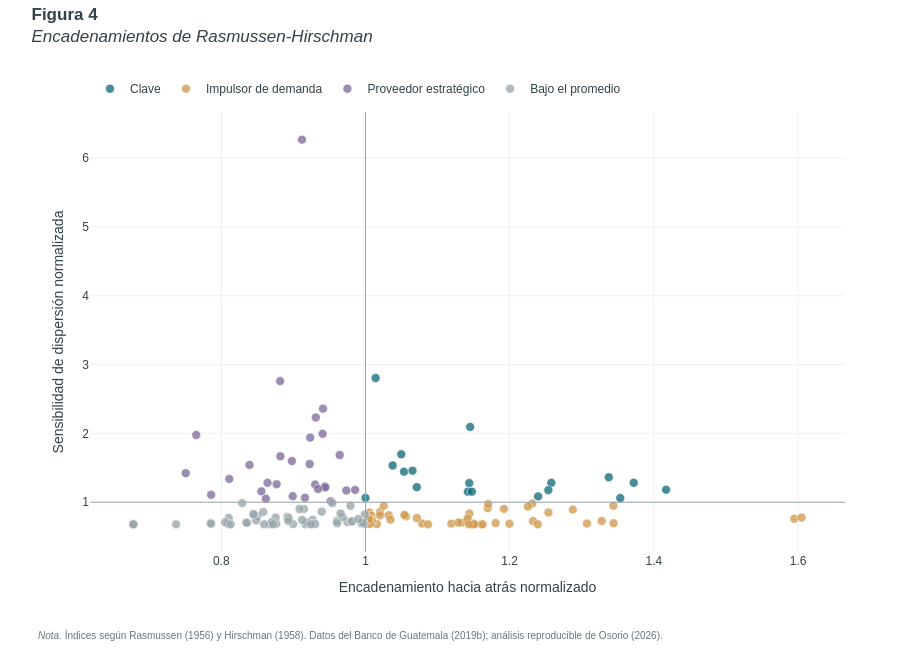

Notebook cell for this chart:
### Markdown cell above
## 3. Encadenamientos productivos

La *inversa de Leontief* resume la producción directa e indirecta necesaria para satisfacer una unidad adicional de demanda final (Leontief, 1936; Miller & Blair, 2022).

$$
\mathbf{L}^{d}=\left(\mathbf{I}-\mathbf{A}^{d}\right)^{-1}
$$

El *índice de poder de dispersión de P. Nørregaard Rasmussen*, que representa el encadenamiento hacia atrás, compara la intensidad de los requerimientos de cada producto con el promedio de la MIP. El *índice de sensibilidad de dispersión de Rasmussen*, asociado con el encadenamiento hacia adelante, compara cuánto aparece cada producto en las respuestas del sistema. En conjunto, ambos se presentan como índices de encadenamiento de Rasmussen-Hirschman, vinculados con los trabajos de P. Nørregaard Rasmussen y Albert O. Hirschman (Hirschman, 1958; Miller & Blair, 2022; Rasmussen, 1956).

$$
BL_j=\frac{\frac{1}{n}\sum_i l_{ij}}
{\frac{1}{n^2}\sum_i\sum_j l_{ij}}
$$

$$
FL_i=\frac{\frac{1}{n}\sum_j l_{ij}}
{\frac{1}{n^2}\sum_i\sum_j l_{ij}}
$$

Los valores superiores a 1 indican una intensidad mayor que el promedio. Estos índices describen la estructura de la MIP; no son efectos causales ni recomendaciones de política.

### Code cell
#@title { display-mode: "form" }
fig = figura_encadenamientos(indicadores)
mostrar_figura(fig, "Figura 4. Encadenamientos de Rasmussen-Hirschman")

### Figure 1 — Plotly figure (JSON) as saved in the notebook; plotly's stock layout.template omitted (floating-point values rounded to 4 significant figures)
{"data": [{"customdata": [["Caña de azúcar y otras plantas azucareras", "P010"], ["Café en grano", "P016"], ["Caucho natural", "P018"], ["Ganado porcino y otro tipo de animales vivos n.c.p.", "P022"], ["Aves de corral", "P023"], ["Leche cruda", "P024"], ["Azúcar de caña sin refinar y refinada, melaza y los demás azúcares n.c.p.", "P052"], ["Preparados para alimentación animal", "P054"], ["Hilados, tejidos, telas y otros productos textiles excepto prendas de vestir", "P059"], ["Madera aserrada y acepillada, productos de madera, corcho, paja y materiales trenzables", "P063"], ["Cemento, cal y yeso", "P079"], ["Servicios generales y especializados de construcción", "P101"], ["Otros servicios de apoyo al transporte", "P108"], ["Servicio de suministro de comidas y bebidas", "P111"], ["Servicios de seguro, reaseguro y fondos de pensiones", "P116"], ["Servicios auxiliares de la intermediación financiera", "P117"], ["Servicios de publicidad y estudios de mercado", "P124"], ["Servicios de mantenimiento, reparación e instalación de productos metálicos elaborados, maquinaria y equipo", "P132"]], "hovertemplate": "%{customdata[0]}<br>Código: %{customdata[1]}<br>Encadenamiento hacia atrás: %{x:.3f}<br>Sensibilidad de dispersión: %{y:.3f}<extra></extra>", "marker": {"color": "#146c7a", "line": {"color": "white", "width": 0.6}, "opacity": 0.78, "size": 9}, "mode": "markers", "name": "Clave", "type": "scatter", "x": [1.144, 1.417, 1.353, 1.258, 1.337, 1.254, 1.372, 1.014, 1.0, 1.142, 1.053, 1.145, 1.071, 1.239, 1.148, 1.065, 1.038, 1.05], "y": [1.278, 1.182, 1.06, 1.281, 1.363, 1.175, 1.282, 2.805, 1.063, 1.154, 1.444, 2.094, 1.219, 1.084, 1.153, 1.458, 1.534, 1.697]}, {"customdata": [["Leguminosas (legumbres secas) y semillas oleaginosas", "P003"], ["Cardamomo", "P017"], ["Propagación de plantas", "P019"], ["Otros productos de animales vivos", "P026"], ["Crustáceos sin congelar y otros productos de la pesca", "P030"], ["Carne y despojos comestibles de ganado bovino; cueros y pieles de bovino y de otros animales", "P034"], ["Carne y despojos comestibles de ganado porcino", "P035"], ["Carne y despojos comestibles de aves", "P036"], ["Carne y despojos de otros animales y conservas y preparados de carne", "P037"], ["Crustáceos, moluscos y demás invertebrados acuáticos congelados, preparados o en conserva y sus productos", "P039"], ["Vegetales preparados o en conserva, legumbres y papas", "P040"], ["Preparaciones y conservas de frutas y nueces", "P041"], ["Jugos de frutas", "P042"], ["Aceites de origen vegetal", "P043"], ["Margarina, grasas y otros aceites de origen animal y vegetal", "P044"], ["Leche líquida y crema procesada", "P045"], ["Otros productos lácteos n.c.p.", "P046"], ["Pan y otros productos de panadería y repostería n.c.p.", "P050"], ["Productos alimenticios n.c.p.", "P053"], ["Aguardientes, licores, vinos, demás bebidas espirituosas y productos del tabaco", "P055"], ["Malta y cerveza de malta", "P056"], ["Bebidas no alcohólicas", "P057"], ["Prendas de vestir, adobo y teñido de pieles", "P060"], ["Cuero de piel curtida o adobada y cuero artificial o regenerado y artículos de cuero", "P061"], ["Calzado y sus partes, de cualquier material y de cualquier uso", "P062"], ["Productos de la impresión", "P067"], ["Otros productos químicos", "P074"], ["Vidrio y productos de vidrio", "P077"], ["Productos de cerámica y arcilla", "P078"], ["Artículos de hormigón, cemento y yeso", "P080"], ["Piedras talladas para construcción y otros productos minerales no metálicos n.c.p.", "P081"], ["Aparatos médicos, instrumentos ópticos y de precisión, relojes", "P090"], ["Muebles", "P092"], ["Edificaciones residenciales", "P098"], ["Edificaciones no residenciales", "P099"], ["Obras de ingeniería civil", "P100"], ["Servicios de almacenamiento y depósito", "P107"], ["Servicios postales y de mensajería", "P109"], ["Servicio de alojamiento", "P110"], ["Servicios de banco central", "P113"], ["Otros servicios financieros y servicios de banca de inversión", "P114"], ["Servicios de agencias de viajes, operadores turísticos y actividades conexas", "P127"], ["Servicios de apoyo a la explotación de minas y canteras y los relacionados con la distribución de electricidad, gas y agua", "P135"], ["Servicios públicos del gobierno general", "P137"], ["Otros servicios administrativos", "P139"], ["Servicios audiovisuales, recreativos, culturales y deportivos", "P146"], ["Servicios de asociaciones que sirven a las empresas", "P147"], ["Servicios de asociaciones que sirven a los hogares", "P148"]], "hovertemplate": "%{customdata[0]}<br>Código: %{customdata[1]}<br>Encadenamiento hacia atrás: %{x:.3f}<br>Sensibilidad de dispersión: %{y:.3f}<extra></extra>", "marker": {"color": "#d29a50", "line": {"color": "white", "width": 0.6}, "opacity": 0.78, "size": 9}, "mode": "markers", "name": "Impulsor de demanda", "type": "scatter", "x": [1.005, 1.231, 1.144, 1.079, 1.142, 1.344, 1.595, 1.605, 1.328, 1.008, 1.149, 1.007, 1.119, 1.225, 1.254, 1.344, 1.307, 1.134, 1.056, 1.232, 1.001, 1.18, 1.071, 1.192, 1.129, 1.02, 1.17, 1.02, 1.054, 1.288, 1.142, 1.016, 1.2, 1.087, 1.161, 1.149, 1.009, 1.032, 1.025, 1.239, 1.17, 1.007, 1.005, 1.162, 1.151, 1.035, 1.005, 1.143], "y": [0.8501, 0.9799, 0.8347, 0.6914, 0.7216, 0.9478, 0.7587, 0.7775, 0.7275, 0.8009, 0.6948, 0.7164, 0.6889, 0.9352, 0.851, 0.6962, 0.6908, 0.7034, 0.7935, 0.7278, 0.6824, 0.6978, 0.7713, 0.9033, 0.7039, 0.8571, 0.9143, 0.8082, 0.8153, 0.8929, 0.7643, 0.6824, 0.6876, 0.6781, 0.6781, 0.6781, 0.734, 0.8107, 0.9471, 0.6781, 0.9738, 0.6851, 0.7611, 0.6781, 0.6781, 0.7467, 0.7511, 0.6781]}, {"customdata": [["Maíz", "P001"], ["Tabaco y otras plantas no perennes", "P011"], ["Palma africana", "P015"], ["Ganado bovino", "P021"], ["Troncos de madera y leña", "P027"], ["Minerales no metálicos", "P033"], ["Abonos, fertilizantes y pesticidas", "P071"], ["Productos de caucho y plástico", "P076"], ["Métales básicos de hierro y acero, productos primarios de metales preciosos y otros metales no ferrosos", "P082"], ["Otros productos elaborados de metal", "P084"], ["Generación y distribución de energía eléctrica, gas, vapor y aire acondicionado", "P095"], ["Agua natural y distribución de agua natural", "P096"], ["Servicios de comercio", "P102"], ["Mantenimiento y reparación de vehículos automotores y motocicletas", "P103"], ["Servicio de transporte de carga por vía terrestre", "P105"], ["Servicios de información, telecomunicaciones y radiodifusión", "P112"], ["Servicios de Intermediación Financiera Medidos Indirectamente (SIFMI)", "P115"], ["Otros servicios inmobiliarios, excepto alquiler de vivienda", "P119"], ["Servicios jurídicos, de contabilidad, auditoría, teneduría de libros y consultoría fiscal", "P120"], ["Servicios de tecnología de la información", "P121"], ["Servicios de arquitectura e ingeniería, ensayos y análisis técnicos", "P122"], ["Otros servicios profesionales, científicos y técnicos", "P123"], ["Servicios de arrendamiento o alquiler sin operador", "P125"], ["Servicios  de agencias de empleo y de dotación de recursos humanos", "P126"], ["Servicios de seguridad, sistemas de seguridad e investigación privada", "P128"], ["Servicios administrativos, de apoyo de oficina y otros servicios de apoyo a las empresas", "P131"], ["Servicios de apoyo a la agricultura, caza, silvicultura y pesca", "P134"], ["Servicios de manufactura", "P136"]], "hovertemplate": "%{customdata[0]}<br>Código: %{customdata[1]}<br>Encadenamiento hacia atrás: %{x:.3f}<br>Sensibilidad de dispersión: %{y:.3f}<extra></extra>", "marker": {"color": "#806e9d", "line": {"color": "white", "width": 0.6}, "opacity": 0.78, "size": 9}, "mode": "markers", "name": "Proveedor estratégico", "type": "scatter", "x": [0.8618, 0.9161, 0.944, 0.8768, 0.7859, 0.9301, 0.9405, 0.882, 0.9441, 0.8556, 0.8815, 0.9734, 0.9119, 0.8642, 0.9312, 0.8979, 0.9643, 0.9411, 0.8392, 0.9518, 0.9856, 0.9233, 0.9226, 0.7653, 0.8111, 0.8991, 0.7507, 0.9342], "y": [1.052, 1.065, 1.229, 1.262, 1.108, 1.256, 1.994, 1.668, 1.215, 1.158, 2.76, 1.171, 6.269, 1.282, 2.231, 1.599, 1.685, 2.359, 1.542, 1.015, 1.179, 1.939, 1.555, 1.977, 1.339, 1.088, 1.422, 1.192]}, {"customdata": [["Frijoles", "P002"], ["Arroz", "P004"], ["Otros cereales", "P005"], ["Hortalizas", "P006"], ["Sandías y melones", "P007"], ["Ejotes y arvejas", "P008"], ["Raíces y tubérculos", "P009"], ["Bananos, plátanos y otros", "P012"], ["Frutas tropicales y subtropicales", "P013"], ["Berries, otras frutas y semillas de frutas", "P014"], ["Otros frutos oleaginosos, otras plantas bebestibles y especias aromáticas", "P020"], ["Huevos", "P025"], ["Productos forestales no madereros", "P028"], ["Peces vivos, frescos o refrigerados", "P029"], ["Petróleo crudo y gas natural", "P031"], ["Minerales metálicos", "P032"], ["Pescado congelado, preparado o en conserva y sus productos", "P038"], ["Harina de trigo", "P047"], ["Arroz sin cáscara", "P048"], ["Otros productos de molinería, almidones y productos de almidón", "P049"], ["Tortillas de maíz, incluso tostadas, horneadas o fritas", "P051"], ["Aguas minerales y otras aguas embotelladas", "P058"], ["Pasta de papel y papel", "P064"], ["Envases de papel y cartón", "P065"], ["Productos de la edición", "P066"], ["Gasolinas, diésel oil y fuel oils", "P068"], ["Aceites, grasas lubricantes y otros aceites preparados", "P069"], ["Gases de petróleo, otros productos de la refinación de petróleo n.c.p.", "P070"], ["Pinturas, barnices, tintas y productos relacionados", "P072"], ["Jabón, preparados de limpieza, perfumes y preparados de toilet", "P073"], ["Productos farmacéuticos", "P075"], ["Productos metálicos estructurales y sus partes de hierro o de acero", "P083"], ["Maquinaria para usos generales y especiales, sus partes y piezas, excepto electrodomésticos", "P085"], ["Electrodomésticos y sus partes", "P086"], ["Maquinaria de oficina, contabilidad e informática, sus partes y piezas", "P087"], ["Maquinaria y aparatos eléctricos, sus partes y piezas", "P088"], ["Equipo y aparatos de radio, televisión y comunicaciones", "P089"], ["Equipo de transporte", "P091"], ["Otros artículos n.c.p.", "P093"], ["Residuos y desechos", "P094"], ["Evacuación de aguas residuales, recogida, tratamiento y eliminación de desechos", "P097"], ["Servicio de transporte de pasajeros por vía terrestre", "P104"], ["Otros tipos de transporte", "P106"], ["Servicios de alquiler de vivienda", "P118"], ["Servicios de limpieza", "P129"], ["Servicios telefónicos de centros de llamadas", "P130"], ["Servicios de reparación de otros bienes", "P133"], ["Servicios públicos administrativos relacionados con la provisión de servicios educativos, de salud, servicios sociales, culturales y otros, sin contar los servicios de seguridad social", "P138"], ["Servicios públicos administrativos prestados a la comunidad en su conjunto", "P140"], ["Servicios administrativos relacionados con los sistemas de seguridad social de afiliación obligatoria", "P141"], ["Servicios de enseñanza", "P142"], ["Servicios de hospitalización", "P143"], ["Servicios médicos y dentales", "P144"], ["Otros servicios de atención de la salud humana", "P145"], ["Otros servicios", "P149"], ["Servicios domésticos", "P150"], ["Compras directas en el exterior por residentes", "P151"], ["Compras directas en el territorio nacional por no residentes", "P152"]], "hovertemplate": "%{customdata[0]}<br>Código: %{customdata[1]}<br>Encadenamiento hacia atrás: %{x:.3f}<br>Sensibilidad de dispersión: %{y:.3f}<extra></extra>", "marker": {"color": "#9aa7ac", "line": {"color": "white", "width": 0.6}, "opacity": 0.78, "size": 9}, "mode": "markers", "name": "Bajo el promedio", "type": "scatter", "x": [0.9267, 0.9991, 0.8762, 0.8503, 0.8672, 0.8344, 0.9603, 0.9749, 0.8103, 0.8754, 0.9265, 0.9964, 0.8997, 0.8356, 0.9147, 0.9169, 0.8095, 0.8583, 0.9303, 0.9811, 0.9942, 0.9187, 0.9791, 0.954, 0.9684, 0.8053, 0.6781, 0.8913, 0.9393, 0.8923, 0.9608, 0.8445, 0.8936, 0.6781, 0.6781, 0.9978, 0.6781, 0.9962, 0.9654, 0.8291, 0.8483, 0.8931, 0.9812, 0.7374, 0.9086, 0.87, 0.8447, 0.9245, 0.813, 0.8594, 0.7853, 0.8717, 0.9121, 0.9899, 0.7858, 0.6781, 0.6781, 0.6781], "y": [0.7468, 0.8213, 0.6867, 0.7998, 0.6797, 0.7071, 0.7283, 0.7123, 0.773, 0.7775, 0.6892, 0.7095, 0.6825, 0.7005, 0.9023, 0.6781, 0.683, 0.8595, 0.6831, 0.7213, 0.6909, 0.706, 0.9472, 0.9879, 0.7834, 0.7069, 0.6781, 0.7885, 0.863, 0.7706, 0.6939, 0.8317, 0.7699, 0.6781, 0.6781, 0.6899, 0.6781, 0.7029, 0.8365, 0.9874, 0.736, 0.7306, 0.7214, 0.6781, 0.901, 0.7096, 0.8213, 0.6781, 0.6781, 0.6781, 0.6963, 0.6781, 0.7424, 0.7552, 0.6874, 0.6781, 0.6781, 0.6781]}], "layout": {"annotations": [{"align": "left", "font": {"color": "#69767d", "size": 10}, "showarrow": false, "text": "<i>Nota.</i> Índices según Rasmussen (1956) y Hirschman (1958). Datos del Banco de Guatemala (2019b); análisis reproducible de Osorio (2026).", "x": 0, "xanchor": "left", "xref": "paper", "xshift": -54, "y": -0.17, "yanchor": "top", "yref": "paper"}], "font": {"color": "#334148", "family": "Arial, sans-serif", "size": 12}, "height": 670, "hoverlabel": {"bgcolor": "white", "font": {"family": "Arial", "size": 12}}, "legend": {"orientation": "h", "x": 0, "xanchor": "left", "y": 1.02, "yanchor": "bottom"}, "margin": {"b": 118, "l": 90, "r": 55, "t": 112}, "paper_bgcolor": "white", "plot_bgcolor": "white", "shapes": [{"line": {"color": "#9aa7ac", "width": 1}, "type": "line", "x0": 1, "x1": 1, "xref": "x", "y0": 0, "y1": 1, "yref": "y domain"}, {"line": {"color": "#9aa7ac", "width": 1}, "type": "line", "x0": 0, "x1": 1, "xref": "x domain", "y0": 1, "y1": 1, "yref": "y"}], "title": {"automargin": false, "font": {"size": 17}, "pad": {"b": 8}, "text": "<b>Figura 4</b><br><i>Encadenamientos de Rasmussen-Hirschman</i>", "x": 0.035, "xanchor": "left", "xref": "container", "y": 0.97, "yanchor": "top", "yref": "container"}, "xaxis": {"gridcolor": "#edf1f2", "title": {"text": "Encadenamiento hacia atrás normalizado"}, "zeroline": false}, "yaxis": {"gridcolor": "#edf1f2", "title": {"text": "Sensibilidad de dispersión normalizada"}, "zeroline": false}}}
